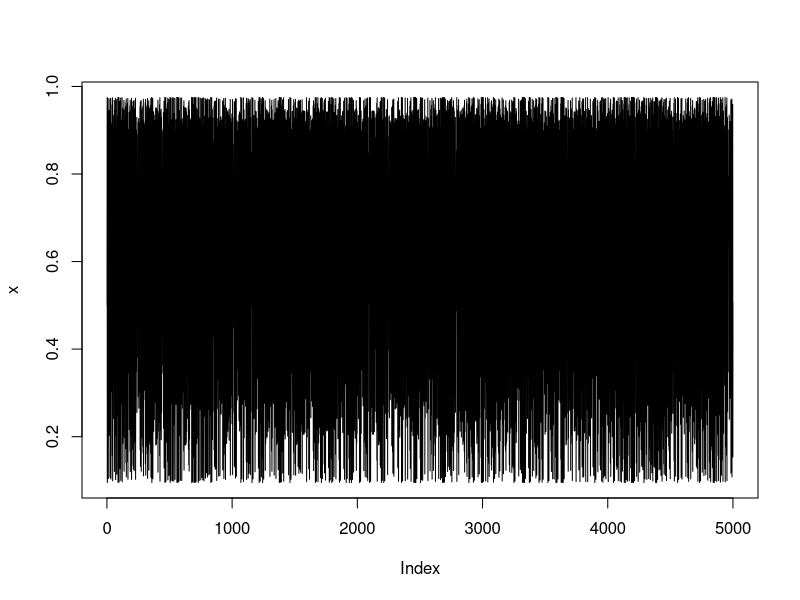
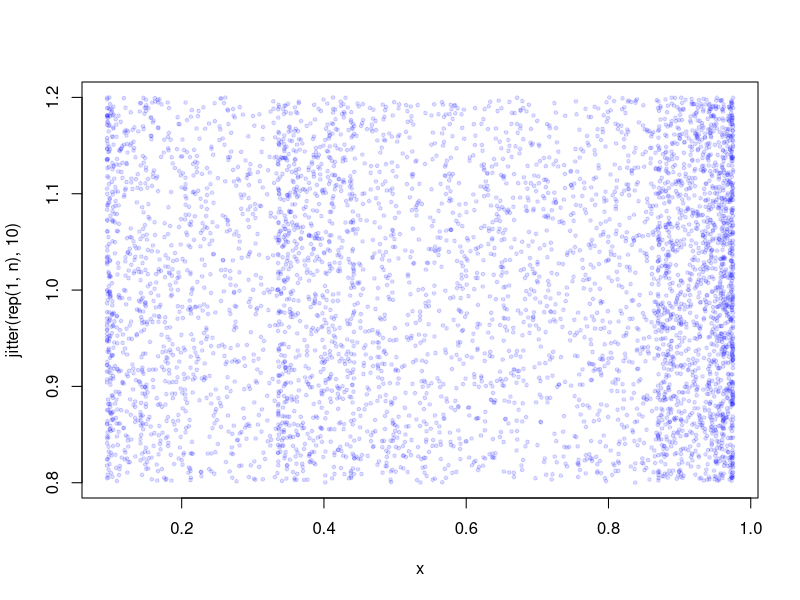
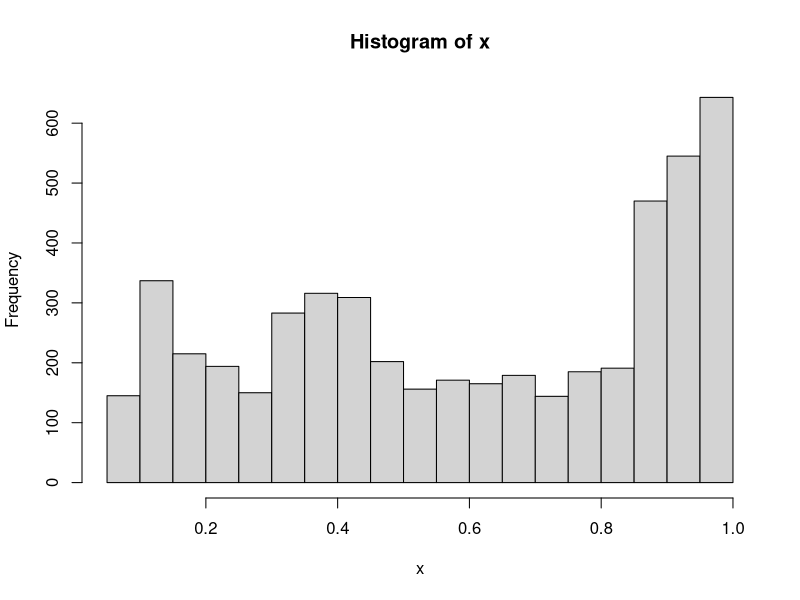
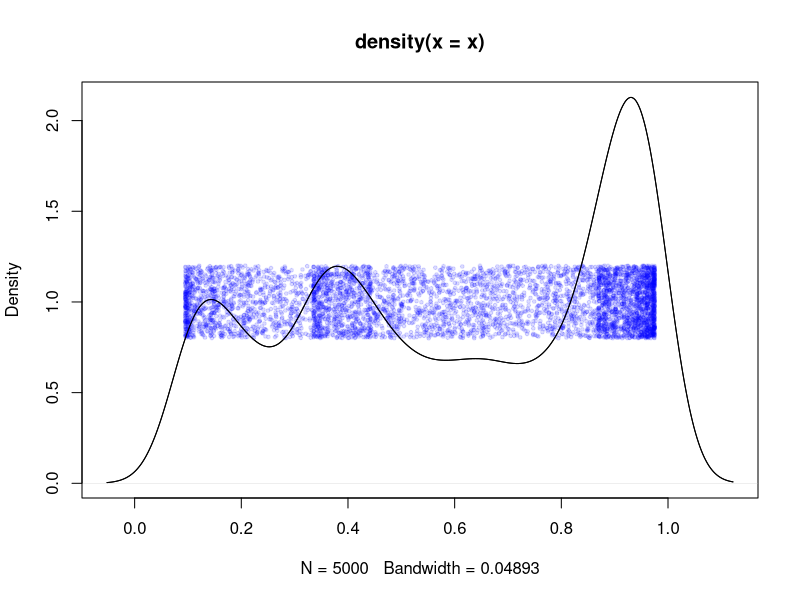
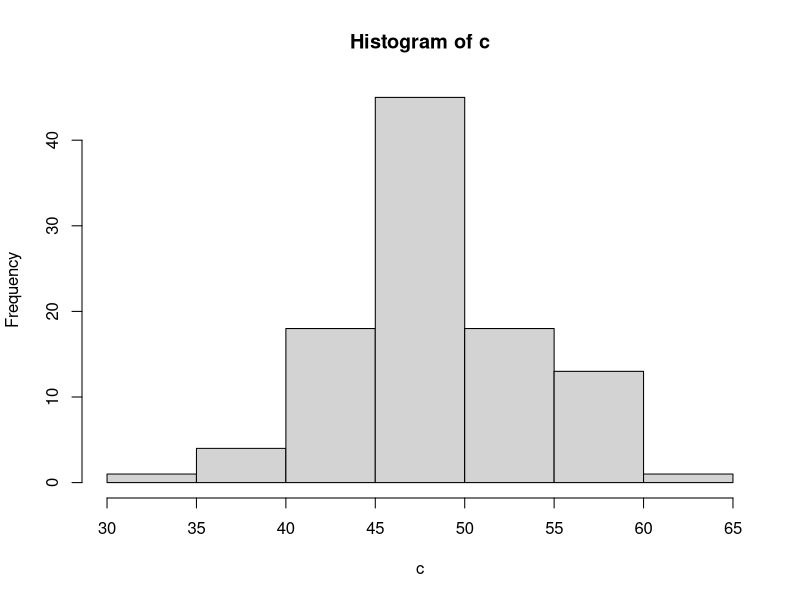
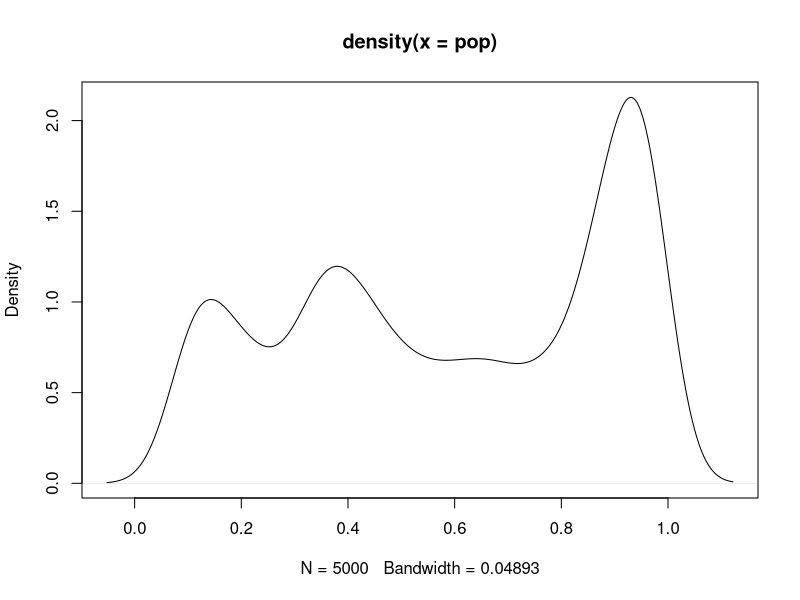
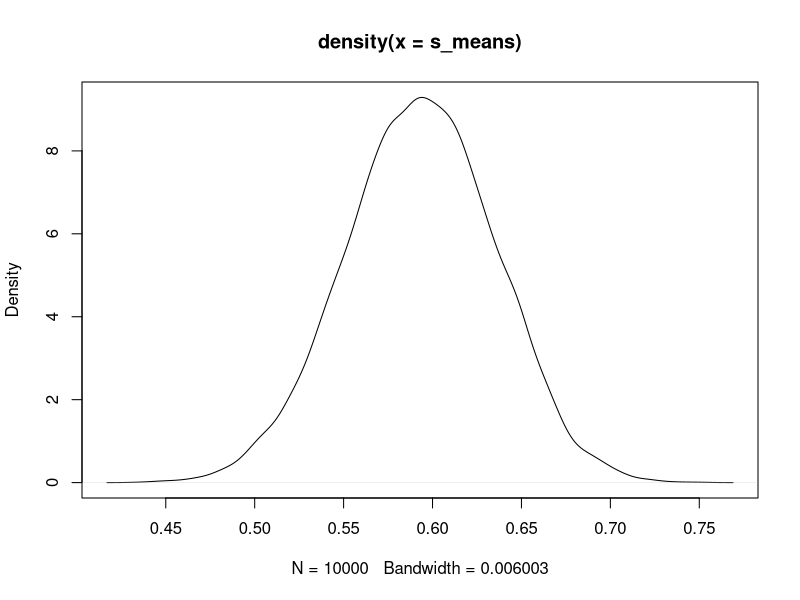

Source code (R) for these figures, in order:
#######################################
# Research Methods for Global Studies #
# R demo - class 5	                  #
#######################################

# More on random numbers and chaos: Logistic Map example
n = 5000
r = 3.9
x1 = .5
x = rep(NA, n)
x[1] = x1
for(i in 1:(n-1)){
  x[i+1] = r*x[i]*(1-x[i])
}
plot(x, type="l")

plot(x, jitter(rep(1, n), 10), pch=19, cex=.5, col="#0000ff22")

hist(x)

dx = density(x)
plot(dx)
points(x, jitter(rep(1, n), 10), pch=19, cex=.5, col="#0000ff22")
lines(dx)


# Coin flips
c = rbinom(10, 1, .5)
mean(c)

c = rbinom(100, 100, .5)
hist(c)


# Sampling
pop = x
plot(density(pop))
mean(pop)
var(pop)
sd(pop)
quantile(pop, c(.05, .5, .95))


s = sample(pop, 10, replace=TRUE)
mean(s)
var(s)


s_means = sapply(1:10000, function(i) mean(sample(pop, 50, replace=TRUE)))
plot(density(s_means))

mean(s_means)
mean(pop)
var(s_means)
var(pop)

